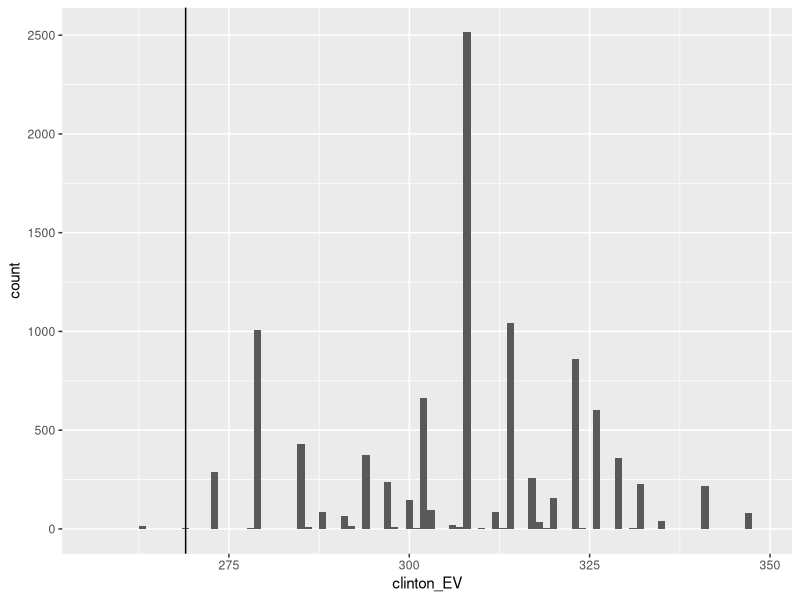
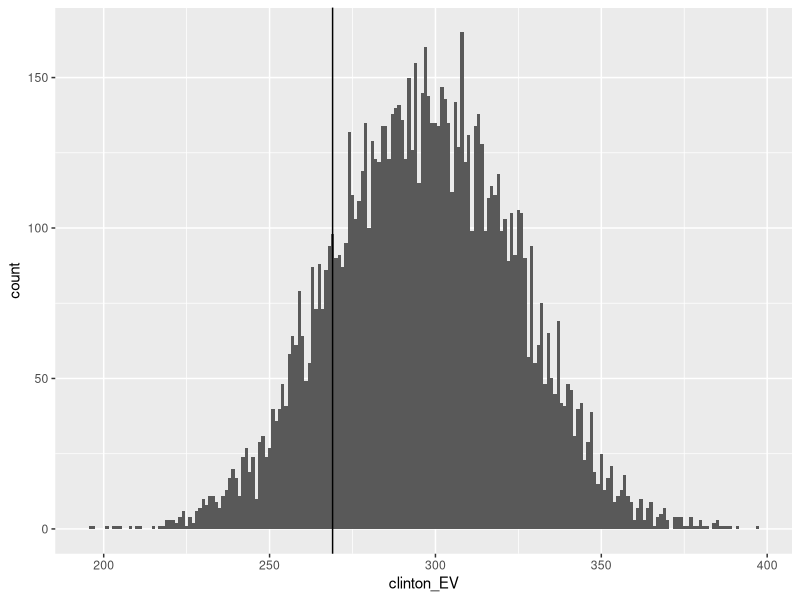

These figures' R source, in order:
#config
    library(tidyverse)
    library(dslabs)
    data(polls_us_election_2016)

#to predict the electoral college we start by aggregating the results from a week before the election
results <- polls_us_election_2016 %>%
    filter(state!="U.S." &
                    !grepl("CD", state) &
                    enddate >="2016-10-31" &
                    (grade %in% c("A+", "A", "A-", "B+") | is.na(grade))) %>%
    mutate(spread = rawpoll_clinton/100 - rawpoll_trump/100) %>%
    group_by(state) %>%
    summarize(avg = mean(spread), sd = sd(spread), n= n()) %>%
    mutate(state = as.character(state))

#the closest states are called battleground states
results %>% arrange(abs(avg))

#we now use left_join(), a function we learn more about later, to add the number of electoral votes
results <- left_join(results, results_us_election_2016, by = "state")
results %>% arrange(abs(avg))

#we now need to assign a SD to states that only had one poll, by taking the median of the other states
results <- results %>%
    mutate(sd = ifelse(is.na(sd),median(results$sd, na.rm=TRUE),sd))

#now we can create the Bayesian calculation that applies to each state
mu <- 0
tau <- 0.02
results %>% mutate(sigma = sd/sqrt(n),
                    B = sigma^2/(sigma^2+tau^2),
                    posterior_mean = B*mu + (1-B)*avg,
                    posterior_se = sqrt(1/(1/sigma^2+1/tau^2))) %>%
    arrange(abs(posterior_mean))

#and with this we can create the Monte Carlo to replicate 10,000 election night results
mu <- 0
tau <- 0.02
clinton_EV <- replicate(10000, {
    results %>% mutate(sigma = sd/sqrt(n),
                    B = sigma^2/(sigma^2+tau^2),
                    posterior_mean = B*mu + (1-B)*avg,
                    posterior_se = sqrt(1/(1/sigma^2+1/tau^2)),
                    simulated_result = rnorm(length(posterior_mean),posterior_mean,posterior_se),
                    clinton = ifelse(simulated_result>0, electoral_votes,0)) %>%
    summarize(clinton = sum(clinton)) %>%
    .$clinton + 7## 7 for Rhode Island and D.C.
})

mean(clinton_EV>269)

#now we canc reate a histogram for the outcome
data.frame(clinton_EV) %>%
    ggplot(aes(clinton_EV)) +
    geom_histogram(binwidth=1)+
    geom_vline(xintercept = 269)

#we didnt include the general bias, it was between 1-2%, because the election was so close in several states
#and the many polls created made the estimated standard error small, and pollsters over confident.
#here we simulate 3% general bias
mu <- 0
tau <- 0.02
bias_sd <- 0.03
clinton_EV <- replicate(10000, {
    results %>% mutate(sigma = sqrt(sd^2/n + bias_sd^2),
                    B = sigma^2/(sigma^2+tau^2),
                    posterior_mean = B*mu + (1-B)*avg,
                    posterior_se = sqrt(1/(1/sigma^2+1/tau^2)),
                    simulated_result = rnorm(length(posterior_mean),posterior_mean,posterior_se),
                    clinton = ifelse(simulated_result>0, electoral_votes,0)) %>%
    summarize(clinton = sum(clinton)) %>%
    .$clinton + 7## 7 for Rhode Island and D.C.
})

mean(clinton_EV>269)

#looking at the histogram we can see the variability added by introducing the general bias
data.frame(clinton_EV) %>%
    ggplot(aes(clinton_EV)) +
    geom_histogram(binwidth=1)+
    geom_vline(xintercept = 269)
